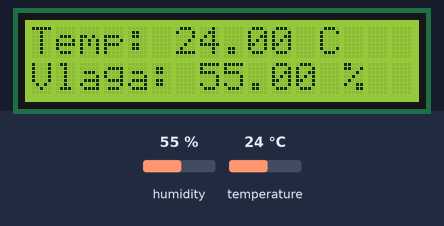
Bench run of a sketch on a simulated Arduino Uno, built with avr-gcc and run on an emulated ATmega328P. Parts: 16×2 character LCD. Inputs (shaded band) come from the test bench; at power-on: humidity 55 %, temperature 24 °C.

Above: at 3.2 s.
3.3 s: humidity set to 22 %
At 5.3 s:
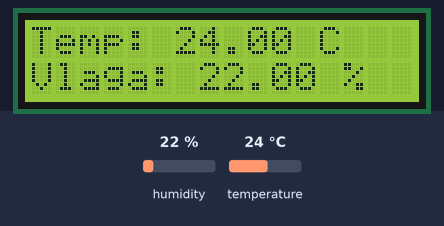
6.1 s: temperature set to 12 °C
At 7.6 s:
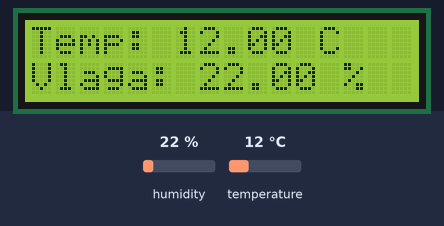
8.9 s: humidity set to 40 %
At 10.8 s:
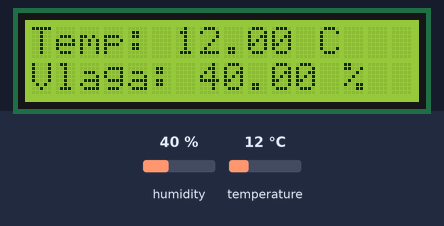
12.0 s: temperature set to 19 °C
At 13.1 s:
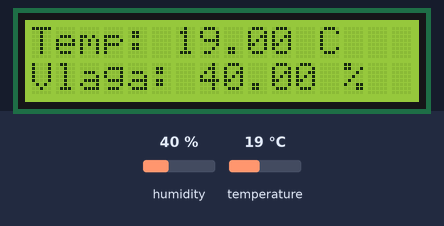
Timing chart, 0 to 15.0 s (numbered marks = the images above; inputs shaded):
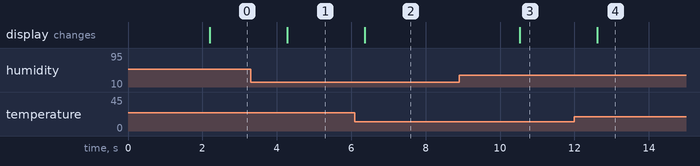

Measured:
- after the input at 3.3 s, the display: changes after 0.98 s (image 1)
- after the input at 6.1 s, the display: changes after 0.26 s (image 2)
- after the input at 8.9 s, the display: changes after 1.6 s (image 3)
- after the input at 12.0 s, the display: changes after 0.62 s (image 4)

The sketch:

KodaCvet.ino
```cpp
#include <DHT.h>
#include <LiquidCrystal.h>

// Definicija pinov za DHT senzor in LCD zaslon
#define DHTPIN A0
#define DHTTYPE DHT11

// Ustvarjanje objektov za DHT senzor in LCD zaslon
DHT dht(DHTPIN, DHTTYPE);
LiquidCrystal lcd(8, 7, 12, 11, 10, 9);

void setup() {
  // Inicializacija serijskega monitorja za debugiranje
  Serial.begin(9600);

  // Inicializacija DHT senzorja
  dht.begin();

  lcd.begin(16,2);
  lcd.setCursor(0,0);
  lcd.write("Senzor je");
  lcd.setCursor(0,2);
  lcd.write("pripravljen");
  delay(2000);

}

void loop() {
  // Branje temperature in vlage iz DHT senzorja
  delay(100);
  float h = dht.readHumidity();
  float t = dht.readTemperature();

  // Prikaz temperature in vlage na LCD zaslonu
  lcd.setCursor(0, 0);
  lcd.print("Temp: ");
  lcd.print(t);
  lcd.print(" C");

  lcd.setCursor(0, 1);
  lcd.print("Vlaga: ");
  lcd.print(h);
  lcd.print(" %");

  delay(10); // Posodobitev na vsaki 2 sekundi
}
```
